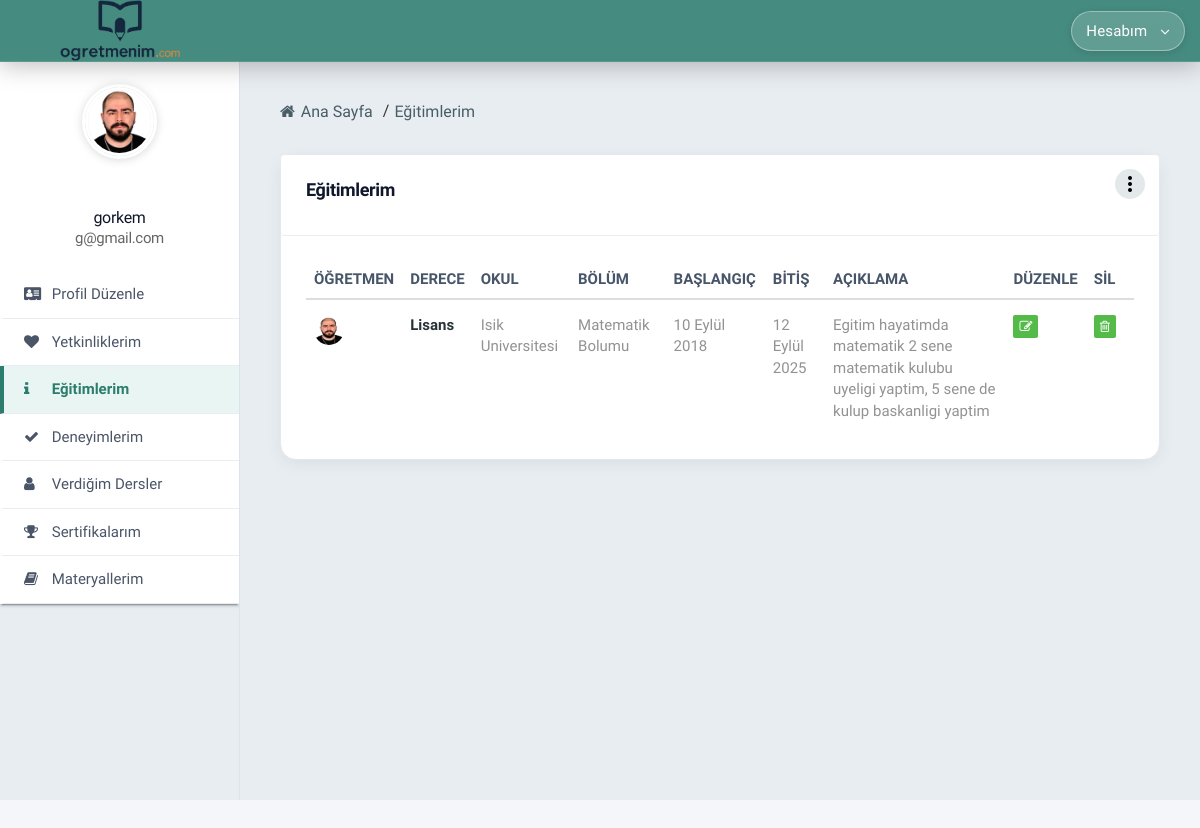
/adminpanel/listing-education (signed in), run on an earlier commit of the app's database.
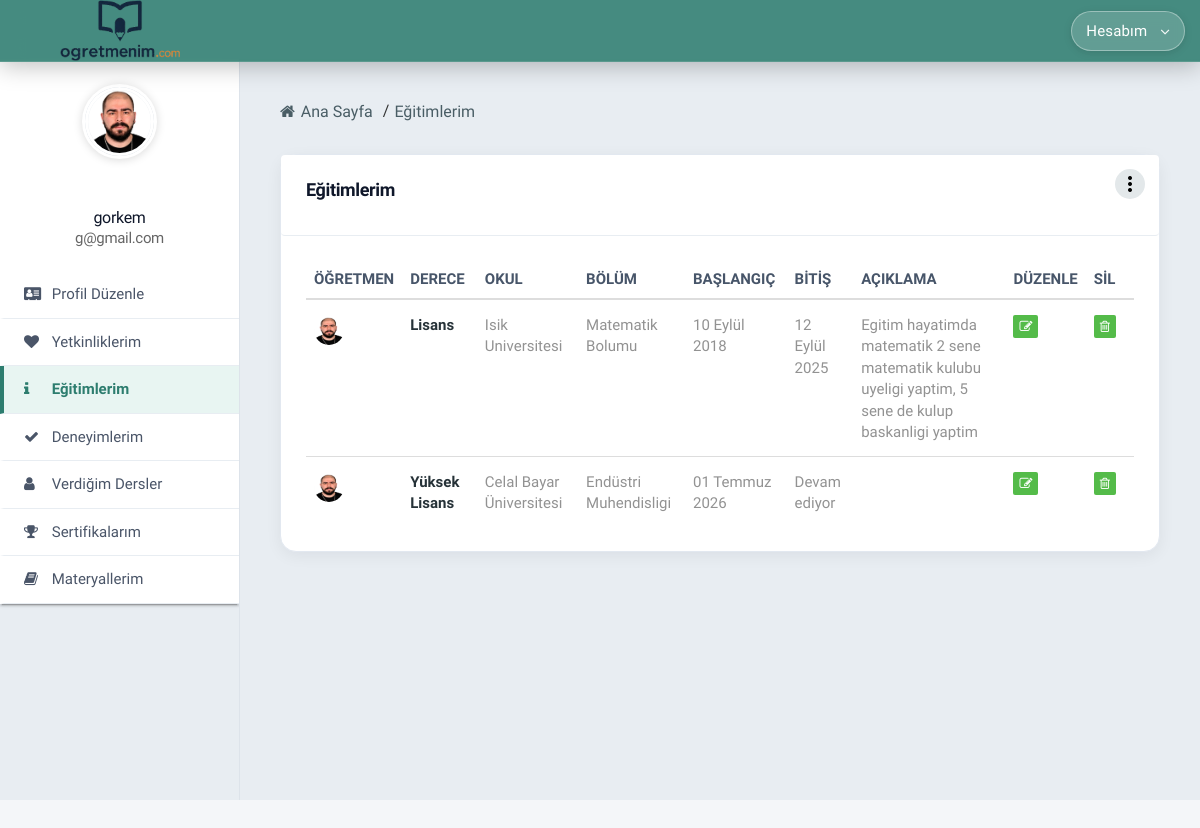
And on a later commit of the database.
### conntoapp/models.py (models this page shows, shortened)
class CustomUser(AbstractUser):
    fullname = models.CharField(max_length=100, verbose_name="Ad Soyad")
    twitter = models.CharField(max_length=100, null=True, blank=True, verbose_name="Twitter (X)")
    facebook = models.CharField(max_length=100, null=True, blank=True, verbose_name="Facebook")
    linkedin = models.CharField(max_length=100, null=True, blank=True, verbose_name="LinkedIn")
    instagram = models.CharField(max_length=100, null=True, blank=True, verbose_name="Instagram")
    gender = models.CharField(max_length=6, choices=CustomUserChoices.GENDER_CHOICES, verbose_name="Cinsiyet")
    birth_date = models.DateField(verbose_name="Doğum Tarihi")
    phone = models.CharField(max_length=20, null=True, blank=True, verbose_name="Telefon")
    branch = models.CharField(
        max_length=50,
        choices=TeacherChoices.BRANCH_CHOICES,
        default='matematik',
        verbose_name="Branş",
    )
    experience_years = models.CharField(
        max_length=10,
        choices=TeacherChoices.EXPERIENCE_CHOICES,
        default='0-1',
        verbose_name="Deneyim Süresi",
    )
    work_schedule = models.CharField(
        max_length=20,
        choices=TeacherChoices.WORK_SCHEDULE_CHOICES,
        default='her_ikisi',
        verbose_name="Çalışma Şekli",
    )
    city = models.CharField(max_length=30, choices=CustomUserChoices.TURKISH_CITIES, verbose_name="Şehir")
    district = models.CharField(max_length=50, null=True, blank=True, verbose_name="İlçe")
    job = models.CharField(max_length=20, blank=True, default='')
    short_description = models.CharField(max_length=100, null=True, blank=True, verbose_name="Kısa Tanıtım")
    long_description = models.TextField(max_length=500, null=True, blank=True, verbose_name="Biyografi")
    view = models.IntegerField(default=0)
    last_seen = models.DateTimeField(null=True, blank=True, verbose_name="Son Aktiflik")
    image = models.ImageField(upload_to="images/", default="images/default.jpg", null=False, blank=False, verbose_name="Profil Fotoğrafı")
    class Meta:
        verbose_name = "Öğretmen"
        verbose_name_plural = "Öğretmenler"

class UserEducation(models.Model):
    custom_user = models.ForeignKey(CustomUser, on_delete=models.CASCADE, related_name="usereducations")
    degree = models.CharField(choices=CustomUserEducationChoices.DEGREE_CHOICES, max_length=100, verbose_name="Derece")
    school_name = models.CharField(max_length=100, verbose_name="Okul/Üniversite")
    department = models.CharField(max_length=100, verbose_name="Bölüm")
    start_date = models.DateField(verbose_name="Başlangıç")
    end_date = models.DateField(null=True, blank=True, verbose_name="Bitiş")
    short_description = models.TextField(max_length=500, blank=True, default='', verbose_name="Açıklama")
    class Meta:
        verbose_name = "Eğitim"
        verbose_name_plural = "Eğitimler"

### conntoapp/views.py (the view)
# urls.py: path('listing-education', views.listingEducation, name="listingEducation"),
@login_required
def listingEducation(request):
    return render(request, "admintemplate/listing-education.html")

### conntoapp/context_processors.py (called while the page is built)
def site_processor(request):
    return {
        'SITE_NAME': settings.SITE_NAME,
        'SITE_TAGLINE': settings.SITE_TAGLINE,
        'header_branches': TeacherChoices.BRANCH_CHOICES,
        'header_cities': CustomUserChoices.TURKISH_CITIES,
    }

def course_center_processor(request):
    if 'course_center_id' in request.session:
        try:
            course_center = CourseCenter.objects.get(id=request.session['course_center_id'])
            return {
                'current_course_center': course_center,
                'is_course_center_view': True,
            }
        except CourseCenter.DoesNotExist:
            del request.session['course_center_id']
            del request.session['is_course_center']
    return {
        'current_course_center': None,
        'is_course_center_view': False,
    }

### conntoapp/user_presence.py (called while the page is built)
def should_update_presence(last_seen):
    if not last_seen:
        return True
    return timezone.now() - last_seen >= PRESENCE_UPDATE_INTERVAL

### conntoapp/templates/admintemplate/listing-education.html (shortened to what this page needs)
{% extends 'conntoapp/adminbase/adminpanelbase.html' %}
{% load static %}
{% block content %}
  <div class="sb2-2">
    <div class="sb2-2-2">
      <ul>
        <li><a><i class="fa fa-home" aria-hidden="true"></i> Ana Sayfa</a></li>
        <li class="active-bre"><a>Eğitimlerim</a></li>
      </ul>
    </div>
    <div class="sb2-2-3">
      <div class="row">
        <div class="col-md-12">
          <div class="box-inn-sp">
            <div class="inn-title">
              <h4>Eğitimlerim</h4>
              <a class="dropdown-button drop-down-meta" href="#" data-activates="dr-users"><i class="material-icons">more_vert</i></a>
            </div>
            <div class="tab-inn">
              <div class="table-responsive table-desi">
                <table class="table table-hover">
                  <thead>
                    <tr>
                      <th>Öğretmen</th>
                      <th>Derece</th>
                      <th>Okul</th>
                      <th>Bölüm</th>
                      <th>Başlangıç</th>
                      <th>Bitiş</th>
                      <th>Açıklama</th>
                      <th>Düzenle</th>
                      <th>Sil</th>
                    </tr>
                  </thead>
                  <tbody>
                    {% for education in user.usereducations.all %}
                      <tr>
                        <td><span class="list-img"><img src="{{ user.image.url }}" alt="" /></span></td>
                        <td><span class="list-enq-name">{{ education.get_degree_display }}</span></td>
                        <td>{{ education.school_name }}</td>
                        <td>{{ education.department }}</td>
                        <td>{{ education.start_date }}</td>
                        <td>{% if education.end_date %}{{ education.end_date }}{% else %}Devam ediyor{% endif %}</td>
                        <td>{{ education.short_description }}</td>
                        <td><a href="{% url 'updateEducation' education.id %}"><i class="fa fa-pencil-square-o" aria-hidden="true"></i></a></td>
                        <td><a href="#" onclick="confirmDelete('{% url 'deleteEducation' education.id %}'); return false;"><i class="fa fa-trash-o" aria-hidden="true"></i></a></td>
                      </tr>
                    {% empty %}
                      <tr><td colspan="9">Henüz eğitim eklenmemiş.</td></tr>
                    {% endfor %}
                  </tbody>
                </table>
              </div>
            </div>
          </div>
        </div>
      </div>
    </div>
  </div>
{% endblock %}

### templates/conntoapp/adminbase/adminpanelbase.html (shortened to what this page needs)
{% load static %}
<!DOCTYPE html>
<html lang="tr">
  <head>
    <link rel="stylesheet" href="{% static 'adminstatic/css/font-awesome.min.css' %}" />
    <link rel="stylesheet" href="{% static 'adminstatic/css/style.css' %}" />
    <link rel="stylesheet" href="{% static 'adminstatic/css/mob.css' %}" />
    <link rel="stylesheet" href="{% static 'adminstatic/css/bootstrap.css' %}" />
    <link rel="stylesheet" href="{% static 'adminstatic/css/materialize.css' %}" />
    <link rel="stylesheet" href="{% static 'edu-theme.css' %}?v=55" />
  </head>
  <body class="edu-panel-page">
    <div class="container-fluid sb1">
      <div class="row">
        <div class="col-md-2 col-sm-3 col-xs-6 sb1-1 edu-panel-header-brand">
          {% include 'conntoapp/partials/site-logo.html' with logo_class='connto-site-logo--panel' %}
        </div>
        <div class="col-md-6 col-sm-6 mob-hide"></div>
        <div class="col-md-2 tab-hide"></div>
        <div class="col-md-2 col-sm-3 col-xs-6">
          <a class="waves-effect dropdown-button top-user-pro" href="#" data-activates="top-menu">
            <span class="top-user-pro__label">Hesabım</span><i class="fa fa-angle-down"></i>
          </a>
        </div>
      </div>
    </div>
    <div class="container-fluid sb2">
      <div class="row">
        <div class="sb2-1">
          <div class="sb2-12">
            <ul>
              <li>
                <span class="connto-avatar connto-avatar--xl">
                  <img class="connto-avatar__img" src="{{ user.image.url }}" alt="{{ user.fullname }}" />
                </span>
              </li>
              <li><h5>{{ user.fullname }} <span>{{ user.email }}</span></h5></li>
            </ul>
          </div>
          <div class="sb2-13">
            <ul class="collapsible edu-panel-nav">
              <li{% if request.resolver_match.url_name == 'addItems' %} class="active"{% endif %}><a href="{% url 'addItems' %}"><i class="fa fa-address-card"></i> Profil Düzenle</a></li>
              <li{% if request.resolver_match.url_name == 'listingSkill' %} class="active"{% endif %}><a href="{% url 'listingSkill' %}"><i class="fa fa-heart"></i> Yetkinliklerim</a></li>
              <li{% if request.resolver_match.url_name == 'listingEducation' %} class="active"{% endif %}><a href="{% url 'listingEducation' %}"><i class="fa fa-info"></i> Eğitimlerim</a></li>
              <li{% if request.resolver_match.url_name == 'listingExperience' %} class="active"{% endif %}><a href="{% url 'listingExperience' %}"><i class="fa fa-check"></i> Deneyimlerim</a></li>
              <li{% if request.resolver_match.url_name == 'listingService' %} class="active"{% endif %}><a href="{% url 'listingService' %}"><i class="fa fa-user"></i> Verdiğim Dersler</a></li>
              <li{% if request.resolver_match.url_name == 'listingAward' %} class="active"{% endif %}><a href="{% url 'listingAward' %}"><i class="fa fa-trophy"></i> Sertifikalarım</a></li>
              <li{% if request.resolver_match.url_name == 'listingWork' %} class="active"{% endif %}><a href="{% url 'listingWork' %}"><i class="fa fa-book"></i> Materyallerim</a></li>
            </ul>
          </div>
        </div>
        {% block content %}{% endblock %}
      </div>
    </div>
  </body>
</html>

### templates/conntoapp/partials/site-logo.html
{% load static %}
<a
  href="{% if user.is_authenticated %}{% url 'addItems' %}{% else %}{% url 'home' %}{% endif %}"
  class="connto-site-logo{% if logo_class %} {{ logo_class }}{% endif %}"
  title="{% if user.is_authenticated %}Profil düzenlemeye git{% else %}Ana sayfaya git{% endif %}"
  aria-label="{% if user.is_authenticated %}Profil düzenlemeye git{% else %}Ana sayfaya git{% endif %}"
>
  <img
    src="{% static 'edu-images/ogretmenim-logo.png' %}"
    alt="{{ SITE_NAME }}"
    class="connto-site-logo__img"
    width="160"
    height="81"
  />
</a>

### static/adminstatic/css/style.css (style rules this page uses)
body { font-family: 'Quicksand', sans-serif; font-weight:500; }
.material-icons { font-family: 'Material Icons'; font-weight: normal; font-style: normal; font-size: 24px; line-height: 1; letter-spacing: normal; text-transform: none; display: inline-block; white-space: nowrap; word-wrap: normal; direction: ltr; -webkit-font-feature-settings: 'liga'; -webkit-font-smoothing: antialiased; }
h1, h2, h3, h4, h5, h6 { margin-top: 0px; margin-bottom: 0px; font-family: 'Quicksand', sans-serif; }
a,li,p,span,td,th { font-family: 'Quicksand', sans-serif; font-weight:500; }
a { -webkit-transition: all 0.5s ease; -moz-transition: all 0.5s ease; -o-transition: all 0.5s ease; transition: all 0.5s ease; }
.sb1 { background: #ffffff; position: fixed; width: 100%; top: 0px; z-index: 9999; box-shadow: 0px 2px 5px rgba(0, 0, 0, 0.17); }
.sb2 { background: #e8edf2; margin-top: 59px; }
.sb2-1 { float: left; width: 20%; background: #e8edf2; color: #fff; height: 90%; position: fixed; -webkit-transition: all 0.5s ease; -moz-transition: all 0.5s ease; -o-transition: all 0.5s ease; transition: all 0.5s ease; overflow-y: auto; }
.sb2-1 a { color: #cecece; -webkit-transition: all 0.5s ease; -moz-transition: all 0.5s ease; -o-transition: all 0.5s ease; transition: all 0.5s ease; }
.sb2-12 { position: relative; overflow: hidden; padding: 25px 15px; background: #ffffff; text-align: center; }
.sb2-12 ul { padding: 0px; }
.sb2-12 ul li { float: left; display: inline-block; }
.sb2-12 ul li:nth-child(1) { width: 100%; margin-bottom: 25px; }
.sb2-12 ul li:nth-child(2) { width: 100%; padding: 0px 7px; }
.sb2-12 ul li img { width: 75px; border-radius: 50%; border: 3px solid #fff; box-shadow: 0px 1px 10px 1px rgba(0, 0, 0, 0.15); }
.sb2-12 ul li h5 { margin-bottom: 0px; margin-top: 0px; font-size: 15px; color: #666; font-weight: 500; }
.sb2-12 ul li h5 span { display: block; font-size: 12px; color: #666; padding-top: 3px; font-weight: 400; }
.sb2-13 { background: #ffffff; }
.sb2-13 ul { margin-left: 0px; padding-left: 0px; margin-bottom: 0px; }
.sb2-13 ul li { list-style-type: none; }
.sb2-13 ul li a { display: block; font-size: 13px; padding: 10px 0px; border-bottom: 1px solid #e8edf2; padding: 12px 20px; color: #666; }
.sb2-13 ul li a i { margin-right: 8px; width: 16px; }
.sb2-2 { float: left; width: 80%; padding: 40px; margin-left: 20%; background: #e8edf2; }
.sb2-2-2 { position: relative; overflow: hidden; margin-bottom: 15px; }
.sb2-2-2 ul { padding: 0px; margin-bottom: 0px; }
.sb2-2-2 ul li { list-style-type: none; float: left; padding-right: 5px; }
.sb2-2-2 ul li a { color: #495d65; vertical-align: middle; }
.sb2-2-2 ul li a i { padding-right: 2px; }
.active-bre:before { content: "/"; padding: 0 5px; color: #333; }
.sb2-2-3 { margin-top: 30px; }
.list-img img { width: 30px; height: 30px; border-radius: 50px; }
.list-enq-name { display: block; font-weight: 700; color: #263238; }
.inn-title { padding: 25px 25px; background: #ffffff; border-bottom: 1px solid #e8edf2; border-radius: 4px; }
.inn-title h4 { font-weight: 700; padding-bottom: 10px; color: #344054; }
.table-desi thead tr th { text-transform: uppercase; font-size: 12px; font-weight: 700; }
.table-desi tbody tr td { color: #929292; padding: 15px 8px 12px 8px !important; }
.table-desi i { background: #54bb49; color: #ffffff; padding: 5px 6px; border-radius: 2px; font-size: 13px; text-align: center; margin-right: 10px; }
.table-desi tbody tr td a { color: #929292; }
.drop-down-meta { position: absolute; right: 30px; padding: 3px; color: black; z-index: 999; top: 15px; background: #e3e8ea; width: 30px; height: 30px; border-radius: 25px; }
.box-inn-sp { background: #fff; border-radius: 4px; box-shadow: 0px 1px 10px 1px rgba(0, 0, 0, 0.05); }
.tab-inn { padding: 25px; }
.top-user-pro { padding: 18px 20px; color: #666; float: right; }
.top-user-pro i { margin-left: 5px; }

What changed in the data, as far as the page shows it:
added UserEducation: image (picture), degree "Yüksek Lisans", school_name "Celal Bayar Üniversitesi", department "Endüstri Muhendisligi", start_date "01 Temmuz 2026", shows "Devam ediyor"
